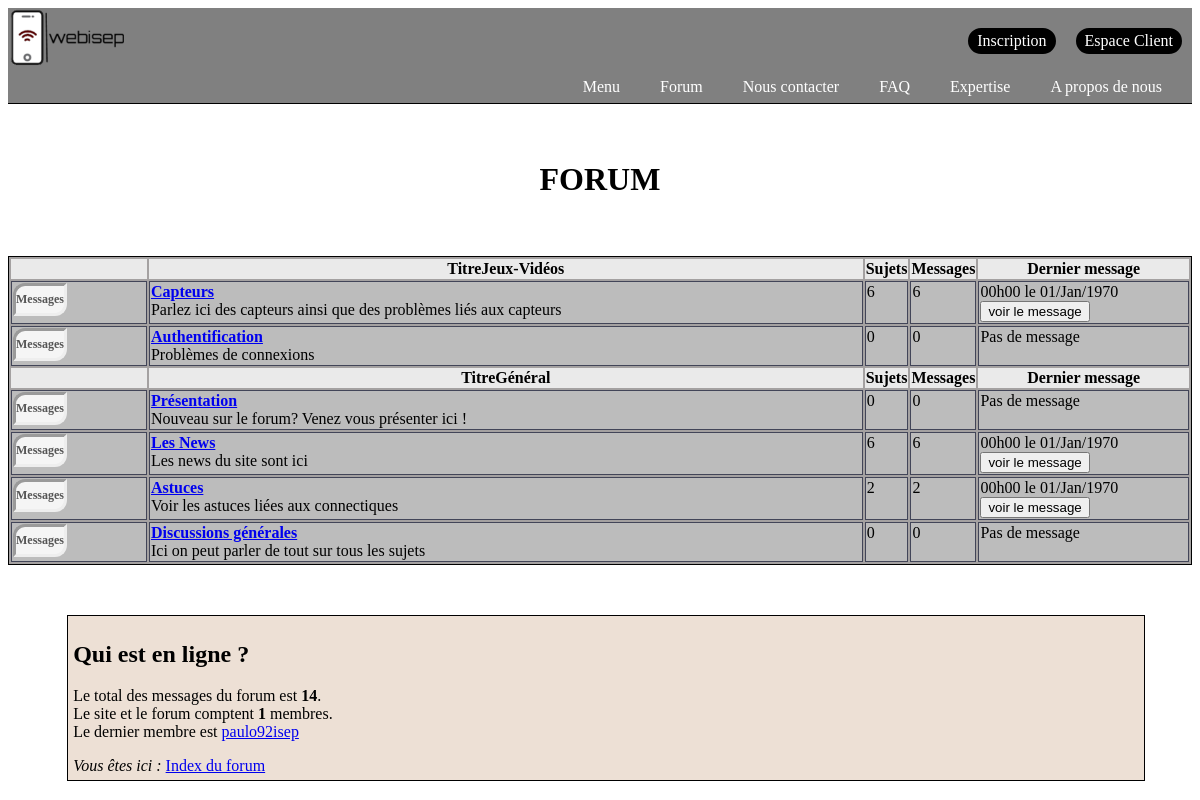
The page / on the database its author committed.
### tables this page shows
CREATE TABLE IF NOT EXISTS `forum_categorie` (
  `cat_id` int(11) NOT NULL AUTO_INCREMENT,
  `cat_nom` varchar(30) NOT NULL,
  `cat_ordre` int(11) NOT NULL,
  PRIMARY KEY (`cat_id`),
  UNIQUE KEY `cat_ordre` (`cat_ordre`)
);

CREATE TABLE IF NOT EXISTS `forum_forum` (
  `forum_id` int(11) NOT NULL AUTO_INCREMENT,
  `forum_cat_id` mediumint(8) NOT NULL,
  `forum_name` varchar(30) NOT NULL,
  `forum_desc` text NOT NULL,
  `forum_ordre` mediumint(8) NOT NULL,
  `forum_last_post_id` int(11) NOT NULL,
  `forum_topic` mediumint(8) NOT NULL,
  `forum_post` mediumint(8) NOT NULL,
  `auth_view` tinyint(4) NOT NULL,
  `auth_post` tinyint(4) NOT NULL,
  `auth_topic` tinyint(4) NOT NULL,
  `auth_annonce` tinyint(4) NOT NULL,
  `auth_modo` tinyint(4) NOT NULL,
  PRIMARY KEY (`forum_id`)
);

CREATE TABLE IF NOT EXISTS `forum_membres` (
  `membre_id` int(11) NOT NULL AUTO_INCREMENT,
  `membre_pseudo` varchar(30) NOT NULL,
  `membre_mdp` varchar(32) NOT NULL,
  `membre_email` varchar(250) NOT NULL,
  `membre_msn` varchar(250) NOT NULL,
  `membre_siteweb` varchar(100) NOT NULL,
  `membre_avatar` varchar(100) NOT NULL,
  `membre_signature` varchar(200) NOT NULL,
  `membre_localisation` varchar(100) NOT NULL,
  `membre_inscrit` int(11) NOT NULL,
  `membre_derniere_visite` int(11) NOT NULL,
  `membre_rang` tinyint(4) DEFAULT '2',
  `membre_post` int(11) NOT NULL,
  PRIMARY KEY (`membre_id`)
);

### index.php (the view, shortened to what this page needs)
<!DOCTYPE html>
<html>
<head>
<link rel="stylesheet" type="text/css" href="../css/header.css">
<link rel="stylesheet" type="text/css" href="../css/design.css">
</head>
<body>
<header>
                <a href="General.html"><img src="Logo2.png" alt="logo" id="logo"class="flottant"/></a>
                <a class="menu-espaceclient" href=espaceclient.html>Espace Client</a>
                <a class="menu-inscription" href=inscription.html>Inscription</a>
                <nav>
                    <ul>
                        <li class="onglet"><a href=AproposeDNous.html>A propos de nous </a></li>
                        <li class="onglet"><a href=Expertise.html>Expertise </a></li>
                        <li class="onglet"><a href=FAQ.html>FAQ </a></li>
                        <li class="onglet"><a href=NousContacter.html>Nous contacter</a></li>
                        <li class="onglet"><a href=Forum.html>Forum </a></li>
                        <li class="onglet"><a href="#">Menu</a>
                        </li>
                    </ul>
                </nav>
 </header>
 <br></br>
 <h1>FORUM </h1>
 <br></br>
<?php
include("identifiants.php");
include("debuts.php");
?>
<?php
$totaldesmessages = 0;
$categorie = NULL;
?>
<?php
$query=$db->prepare('SELECT cat_id, cat_nom,
forum_forum.forum_id, forum_name, forum_desc, forum_post, forum_topic, auth_view, forum_topic.topic_id,  forum_topic.topic_post, post_id, post_time, post_createur, membre_pseudo,
membre_id   FROM forum_categorie
LEFT JOIN forum_forum ON forum_categorie.cat_id = forum_forum.forum_cat_id
LEFT JOIN forum_post ON forum_post.post_id = forum_forum.forum_last_post_id
LEFT JOIN forum_topic ON forum_topic.topic_id = forum_post.topic_id
LEFT JOIN forum_membres ON forum_membres.membre_id = forum_post.post_createur
WHERE auth_view <= :lvl
ORDER BY cat_ordre, forum_ordre DESC');
$query->bindValue(':lvl',$lvl,PDO::PARAM_INT);
$query->execute();
?>
<table>
<?php
while($data = $query->fetch())
{
    if( $categorie != $data['cat_id'] )
    {
        $categorie = $data['cat_id'];
        ?>
        <tr>
        <th></th>
        <th class="titre">Titre<strong><?php echo stripslashes(htmlspecialchars($data['cat_nom'])); ?>
        </strong></th>
        <th class="nombremessages"><strong>Sujets</strong></th>
        <th class="nombresujets"><strong>Messages</strong></th>
        <th class="derniermessage"><strong>Dernier message</strong></th>
        </tr>
        <?php
    }
    ?>
<?php
    echo'<tr><td><input class="paul" type="submit" name="mess" value="Messages" /></td>
    <td class="titre"><strong>
    <a href="voirforum.php?f='.$data['forum_id'].'">
    '.stripslashes(htmlspecialchars($data['forum_name'])).'</a></strong>
    <br />'.nl2br(stripslashes(htmlspecialchars($data['forum_desc']))).'</td>
    <td class="nombresujets">'.$data['forum_topic'].'</td>
    <td class="nombremessages">'.$data['forum_post'].'</td>';
    if (!empty($data['forum_post']))
    {
	 $nombreDeMessagesParPage = 15;
         $nbr_post = $data['topic_post'] +1;
	 $page = ceil($nbr_post / $nombreDeMessagesParPage);
         echo'<td class="derniermessage">
         '.date('H\hi \l\e d/M/Y',$data['post_time']).'<br />
         <a href="voirprofil.php?m='.stripslashes(htmlspecialchars($data['membre_id'])).'&amp;action=consulter">'.$data['membre_pseudo'].'  </a>
         <a href="./voirtopic.php?t='.$data['topic_id'].'&amp;page='.$page.'#p_'.$data['post_id'].'">
         <input class="go_button" type="submit" name="go" value="voir le message" /></a></td></tr>';
     }
     else
     {
         echo'<td class="nombremessages">Pas de message</td></tr>';
     }
     $totaldesmessages += $data['forum_post'];
}
echo '</table></div>';
?>
<?php
echo'<div id="footer">
<h2>
Qui est en ligne ?
</h2>
';
$TotalDesMembres = $db->query('SELECT COUNT(*) FROM forum_membres')->fetchColumn();
$query = $db->query('SELECT membre_pseudo, membre_id FROM forum_membres ORDER BY membre_id DESC LIMIT 0, 1');
$data = $query->fetch();
$derniermembre = stripslashes(htmlspecialchars($data['membre_pseudo']));
echo'<p>Le total des messages du forum est <strong>'.$totaldesmessages.'</strong>.<br />';
echo'Le site et le forum comptent <strong>'.$TotalDesMembres.'</strong> membres.<br />';
echo'Le dernier membre est <a href="./voirprofil.php?m='.$data['membre_id'].'&amp;action=consulter">'.$derniermembre.'</a></p>';
?>
<?php
echo'<i>Vous êtes ici : </i><a href ="./index.php">Index du forum</a>';
?>
</div>
</body>
</html>

### debuts.php (shortened to what this page needs)
<!DOCTYPE html PUBLIC "-//W3C//DTD XHTML 1.0 Strict//EN" "http://www.w3.org/TR/xhtml1/DTD/xhtml1-strict.dtd">
<html xmlns="http://www.w3.org/1999/xhtml" xml:lang="fr" >
<link rel="stylesheet" type="text/css" href="../css/header.css">
<head>
<link rel="stylesheet" media="screen" type="text/css" title="Design" href="../css/header.css" />
</head>

### css/header.css (style rules this page uses)
th { background-color:#eaeaea; }
img { width: 10%; height: auto; }
nav >ul { margin: 0px; padding: 0px; }
.onglet { list-style-type: none; }
nav { width: 100%; border-bottom: black 1px solid; background-color: grey; height: 30px; }
nav> ul> li { float: right; position: relative; }
nav> ul::after { content:""; display: block; }
nav a { display: inline-block; text-decoration: none; }
nav> ul> li> a { padding: 5px 30px; padding-left: 10px; color: white; }
.menu-espaceclient, .menu-inscription { border:2px solid black; border-radius: 20px; text-decoration: none; margin: 10px; margin-top: 20px; padding: 2px 7px; position:relative; float: right; color: white; background-color: black; }
header { background-color: grey; }
#footer { border: 1px solid black; width: 90%; margin-top: 50px; margin-left: 5%; margin-bottom: 10Opx; padding: 5px; background-color: rgb(237,224,213); }
.titre { width:61%; }
.nombremessages { width:2%; }
.nombresujets { width:2%; }
.derniermessage { width:18%; }
td { border: 1px solid #424558; background-color: rgb(188, 188, 188); vertical-align:top; }
table { background-color: #a4a1a1; border: 1px solid }
h1 { text-align: center; color: black; }

### css/design.css (style rules this page uses)
.paul { border-radius:12px 0 12px 0; background: #f5f5f5; border:none; color:#555; font:bold 12px Verdana; padding:6px 0 6px 0; border:1px solid #ccc; text-align: center; border: inset; }
h1 { text-align: center; color: black; }

### rows shown on the page
forum_categorie: cat_nom "Jeux-Vidéos", forum_forum.forum_name "Capteurs", forum_forum.forum_desc "Parlez ici des capteurs ainsi que des problèmes liés aux capteurs", forum_forum.forum_topic "6", forum_forum.forum_post "6", post_time "00h00 le 01/Jan/1970", forum_forum.forum_name "Authentification", forum_forum.forum_desc "Problèmes de connexions", forum_forum.forum_topic "0", forum_forum.forum_post "0", shows "Pas de message"
forum_categorie: cat_nom "Général", forum_forum.forum_name "Présentation", forum_forum.forum_desc "Nouveau sur le forum? Venez vous présenter ici !", forum_forum.forum_topic "0", forum_forum.forum_post "0", shows "Pas de message", forum_forum.forum_name "Les News", forum_forum.forum_desc "Les news du site sont ici", forum_forum.forum_topic "6", forum_forum.forum_post "6", post_time "00h00 le 01/Jan/1970", forum_forum.forum_name "Astuces", forum_forum.forum_desc "Voir les astuces liées aux connectiques", forum_forum.forum_topic "2", forum_forum.forum_post "2", forum_forum.forum_name "Discussions générales", forum_forum.forum_desc "Ici on peut parler de tout sur tous les sujets"
forum_membres: membre_pseudo "paulo92isep"

### other values the page prints
$totaldesmessages "14"
$TotalDesMembres "1"
